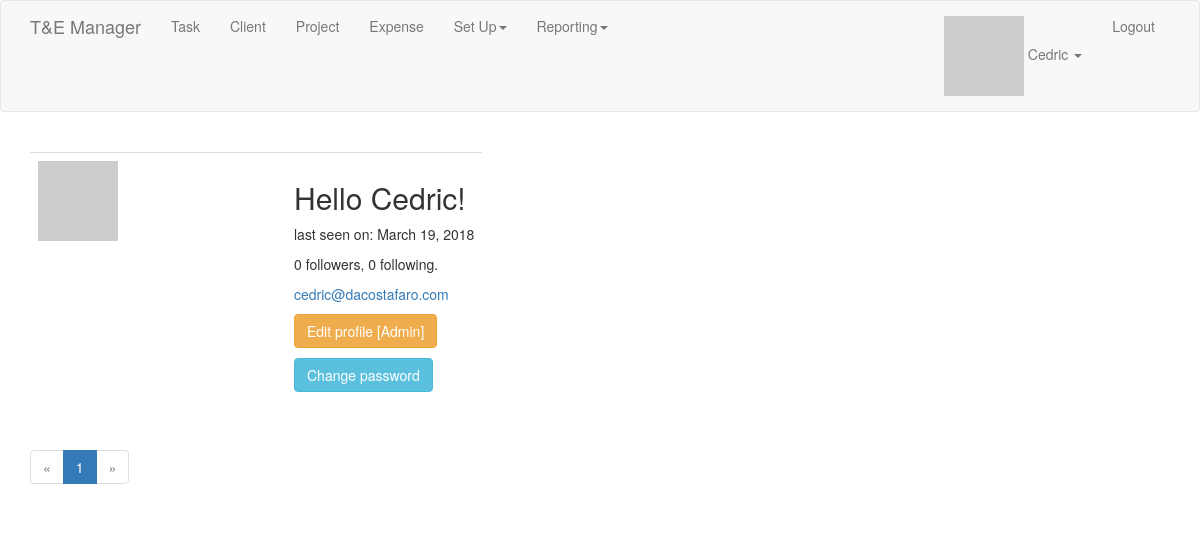
The app's page /list_of_users (signed in), older data.
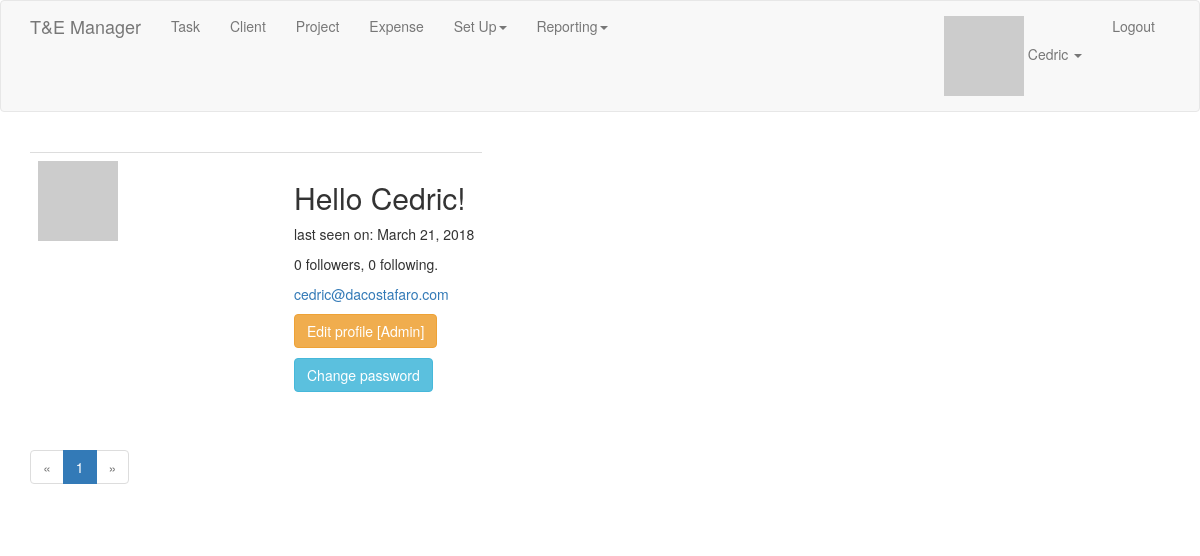
The same page, newer data.
### app/models.py (models this page shows, shortened)
class User(UserMixin, db.Model):
    id = db.Column(db.Integer, primary_key=True)
    username = db.Column(db.String(64), index=True, unique=True)
    email = db.Column(db.String(120), index=True, unique=True)
    password_hash = db.Column(db.String(128))
    tasks = db.relationship('Task', backref='user_task', lazy='dynamic')
    about_me = db.Column(db.String(140))
    last_seen = db.Column(db.DateTime, default=datetime.utcnow)
    followed = db.relationship(
        'User', secondary=followers,
        primaryjoin=(followers.c.follower_id == id),
        secondaryjoin=(followers.c.followed_id == id),
        backref=db.backref('followers', lazy='dynamic'), lazy='dynamic')
    clients = db.relationship('Client', backref='user_client', lazy='dynamic')
    projects = db.relationship('Project', backref='user_project', lazy='dynamic')
    role_id = db.Column(db.Integer, db.ForeignKey('role.id'))
    def avatar(self, size):
        digest = md5(self.email.lower().encode('utf-8')).hexdigest()
        return 'https://www.gravatar.com/avatar/{}?d=identicon&s={}'.format(digest, size)
    def can(self, permissions):
        return self.role is not None and (self.role.permissions & permissions) == permissions
    def is_administrator(self):
        return self.can(Permission.ADMIN)

### app/main/routes.py (the view)
@bp.route('/list_of_users')
@login_required
def list_of_users():
    page = request.args.get('page', 1, type=int)
    pagination = User.query.order_by(User.username.asc()).paginate(page, 5, False)
    users = pagination.items
    return render_template('users/list_of_users.html', title='List of users', users=users,
                           pagination=pagination)

### app/main/__init__.py (called while the page is built)
@bp.app_context_processor
def inject_permissions():
    return dict(Permission=Permission)

### app/main/routes.py (called while the page is built)
@bp.before_app_request
def before_request():
    if current_user.is_authenticated:
        current_user.last_seen = datetime.utcnow()
        db.session.commit()

### app/models.py (called while the page is built)
@login.user_loader
def load_user(id):
    return User.query.get(int(id))

### app/templates/users/list_of_users.html
{% extends "base.html" %}
{% import 'bootstrap/wtf.html' as wtf %}
{% import "_macros.html" as macros %}
{% block app_content %}
    <div class="pagination">
        {% for user in users %}
            {% include 'users/_user.html' %}
        {% endfor %}
        {{ macros.pagination_widget(pagination, 'main.list_of_users') }}
    </div>
{% endblock %}

### app/templates/base.html (shortened to what this page needs)
{% extends 'bootstrap/base.html' %}
{% block navbar %}
    <nav class="navbar navbar-default">
        <div class="container">
            <div class="navbar-header">
                {% if current_user.is_authenticated %}
                <a class="navbar-brand" href="{{ url_for('main.index') }}">T&E Manager</a>
                {% else %}
                <a class="navbar-brand" href="{{ url_for('auth.login') }}">T&E Manager</a>
                {% endif %}
            </div>
            <div class="collapse navbar-collapse" id="bs-example-navbar-collapse-1">
                <ul class="nav navbar-nav">
                    {% if current_user.is_authenticated %}
                    <li><a href="{{ url_for('tasks.add_task') }}">Task</a></li>
                    <li><a href="{{ url_for('clients.add_client') }}">Client</a></li>
                    <li><a href="{{ url_for('projects.add_project') }}">Project</a></li>
                    <li><a href="#">Expense</a></li>
                    <li class="dropdown"><a href="#" class="dropdown-toggle" data-toggle="dropdown">Set Up<b class="caret"></b></a>
                    <li class="dropdown"><a href="#" class="dropdown-toggle" data-toggle="dropdown">Reporting<b class="caret"></b></a>
                    </li>
                    {% endif %}
                </ul>
                <ul class="nav navbar-nav navbar-right">
                    {% if current_user.is_anonymous %}
                    <li><a href="{{ url_for('auth.register') }}">Register</a></li>
                    <li><a href="{{ url_for('auth.login') }}">Login</a></li>
                    {% else %}
                    <li class="dropdown"><a href="#" class="dropdown-toggle" data-toggle="dropdown"><img src="{{ current_user.avatar(size=18) }}"> {{ current_user.username }} <b class="caret"></b></a>
                    </li>
                    <li><a href="{{ url_for('auth.logout') }}">Logout</a></li>
                    {% endif %}
                </ul>
            </div>
        </div>
    </nav>
{% endblock %}
{% block content %}
    <div class="container">
        {% block app_content %}{% endblock %}
    </div>
{% endblock %}
{% block scripts %}
    <link rel="stylesheet" type="text/css" href="{{ url_for('static', filename='bootstrap-datetimepicker.min.css') }}" />
{% endblock %}

### app/templates/users/_user.html (shortened to what this page needs)
<table class="table table-hover">
    <tr>
        <td width="256px"><img src="{{ user.avatar(256) }}"></td>
        <td>
            <h2>Hello {{ user.username }}!</h2>
            {% if user.last_seen %}<p>last seen on: {{ moment(user.last_seen).format('LL') }}</p>{% endif %}
            <p>{{ user.followers.count() }} followers, {{ user.followed.count() }} following.</p>
            {% if current_user.is_administrator() %}
                <p><a href="mailto:{{ user.email }}">{{ user.email }}</a></p>
                <p><a class="btn btn-warning" href="{{ url_for('main.edit_profile_admin', id=user.id) }}">Edit profile [Admin]</a></p>
                <p><a class="btn btn-info" href="{{ url_for('auth.change_password') }}">Change password</a></p>
            {% elif user == current_user %}
                <p><a href="mailto:{{ user.email }}">{{ user.email }}</a></p>
                <p><a class="btn btn-default" href="{{ url_for('main.edit_profile') }}">Edit profile</a></p>
                <p><a class="btn btn-info" href="{{ url_for('auth.change_password') }}">Change password</a></p>
            {% elif not current_user.is_following(user) %}
                <p><a href="{{ url_for('main.follow', username=user.username) }}">Follow</a></p>
            {% else %}
                <p><a href="{{ url_for('main.unfollow', username=user.username) }}">Unfollow</a></p>
            {% endif %}
        </td>
    </tr>
</table>

Row changes from the older to the newer data that the page shows:
changed User "Cedric": last_seen "March 19, 2018" → "March 21, 2018"
